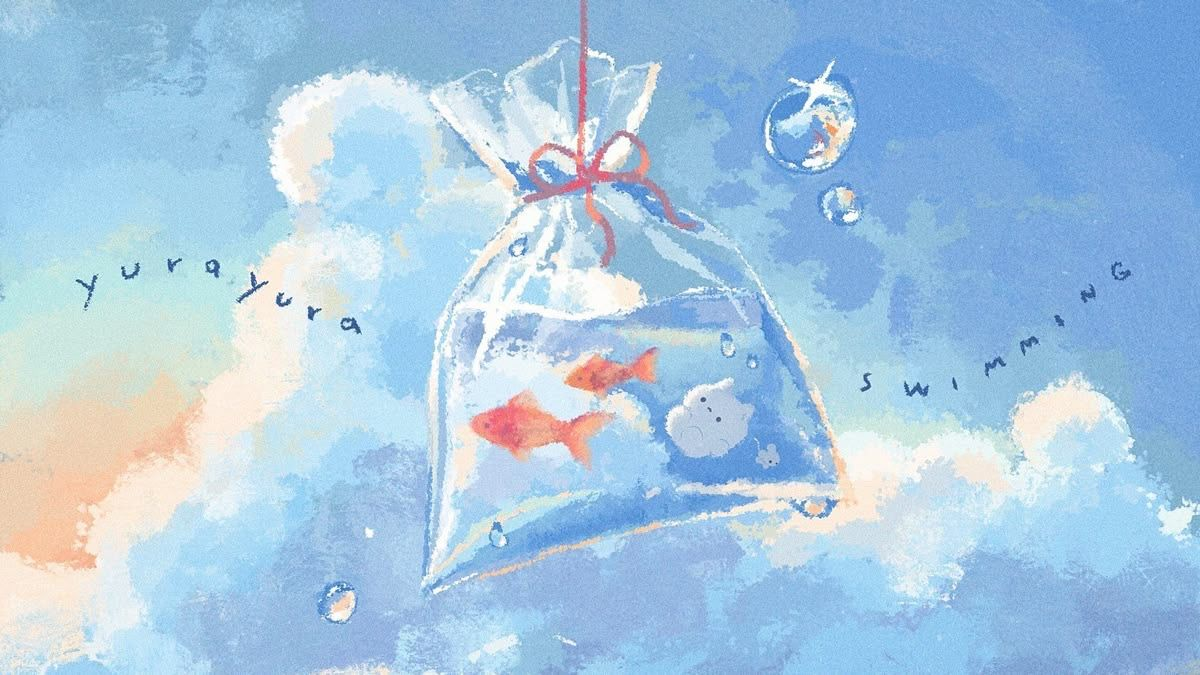
#> input picture docs/python-notebooks/OpenCV/OpenCV_datasets/white_fish.png, 1200 x 675 px
$ python '找出圖片輪廓.py'
#> lines starting #> are read from the running program, lines starting #| are printed output that depends on the picture
import cv2
from pathlib import Path
import numpy as np


### 取得圖片路徑
current_file = Path(__file__).resolve()

image_path = (
    current_file.parent.parent
    / "OpenCV_datasets"
    / "white_fish.png"
)


### 讀取圖片
image = cv2.imdecode(
    np.fromfile(str(image_path), dtype=np.uint8),
    cv2.IMREAD_COLOR
)
#> image is the input picture: shape (675, 1200, 3); mean B, G, R 225.9, 200, 167.7

if image is None:
    print("圖片讀取失敗")
    raise SystemExit


### 轉成灰階
gray = cv2.cvtColor(
    image,
    cv2.COLOR_BGR2GRAY
)
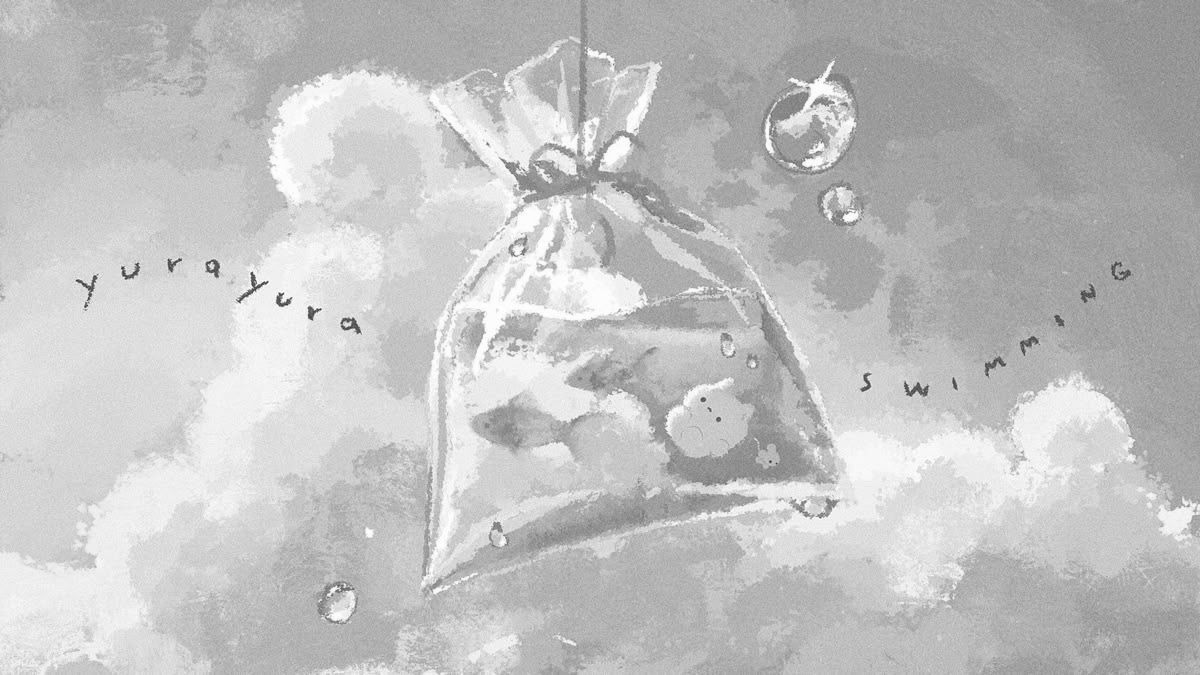
#> gray: shape (675, 1200); min 47, max 255, mean 193.3


### Canny 邊緣偵測
edges = cv2.Canny(
    gray,
    100,    # 下限閾值
    200     # 上限閾值
)
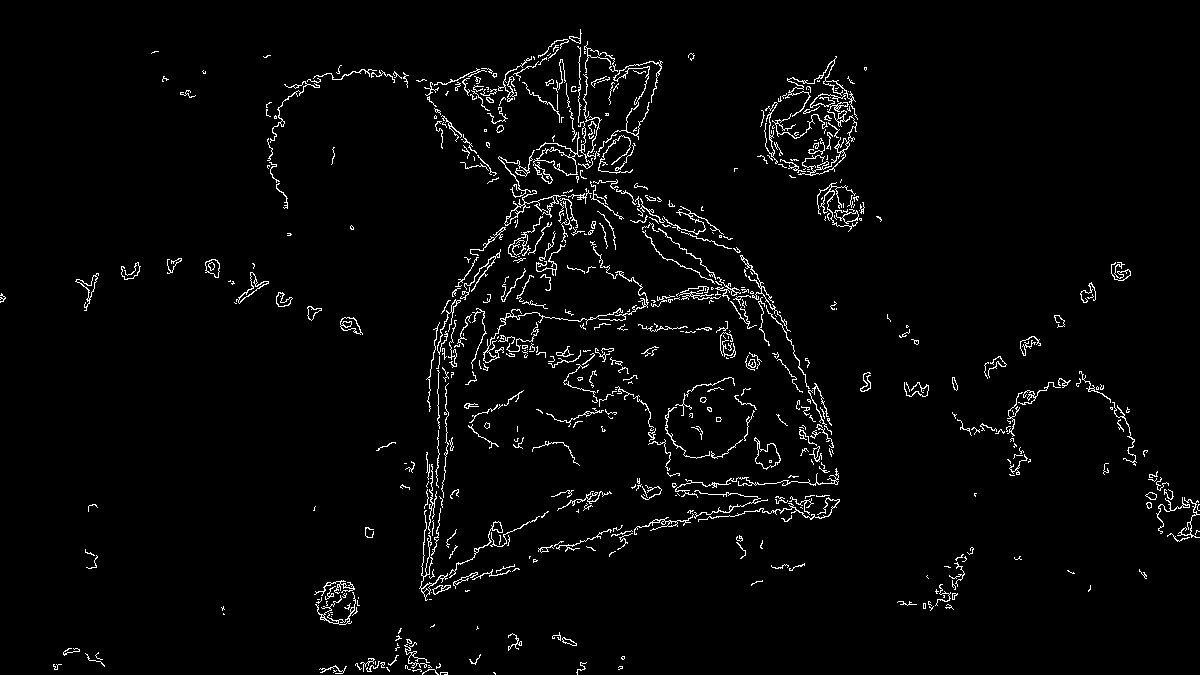
#> edges: shape (675, 1200); 2.9% white in thin lines or dots


### 顯示圖片
cv2.imshow("Original Image", image)
cv2.imshow("Gray Image", gray)
cv2.imshow("Canny Edge", edges)

cv2.waitKey(0)
cv2.destroyAllWindows()

$ run again, with docs/python-notebooks/OpenCV/OpenCV_datasets/Jacky_Wu.jpg saved as docs/python-notebooks/OpenCV/OpenCV_datasets/white_fish.png
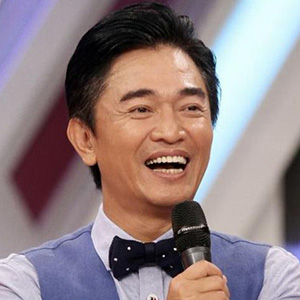
#> input picture docs/python-notebooks/OpenCV/OpenCV_datasets/Jacky_Wu.jpg, 300 x 300 px
#> image is the input picture: shape (300, 300, 3); mean B, G, R 130.1, 128.1, 145
#> `gray = cv2.cvtColor( image, cv2.COLOR_BGR2GRAY )`:
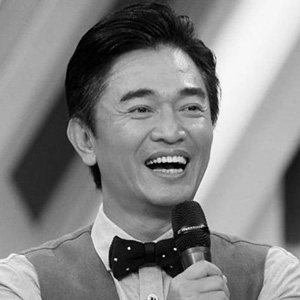
#> gray: shape (300, 300); min 0, max 254, mean 133.4
#> `edges = cv2.Canny( gray, 100,`:
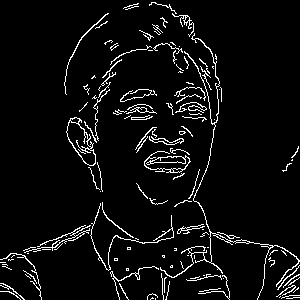
#> edges: shape (300, 300); 5.4% white in thin lines or dots
